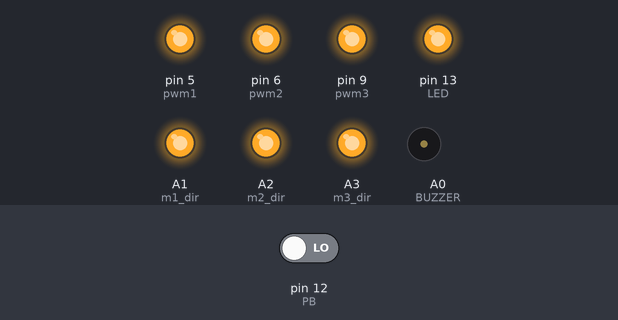
Bench run of a sketch on a simulated Arduino Uno, built with avr-gcc and run on an emulated ATmega328P. Parts: output pins drawn as LEDs (lit = HIGH), buzzer (waves = sounding, pin HIGH). Inputs (shaded band) come from the test bench; at power-on: pin 12 (PB) LOW. What the sketch prints to the serial monitor is not drawn.

Above: at 0.41 s.
At 3.02 s:
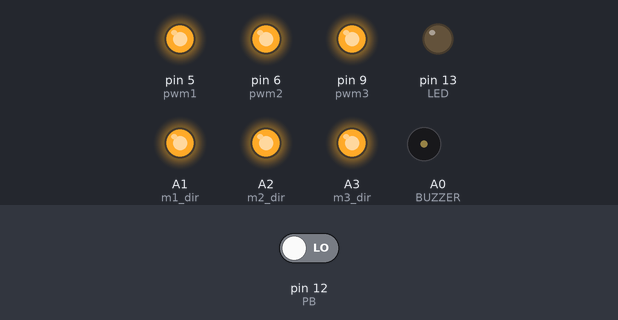
Timing chart, 0 to 3.3 s (numbered marks = the images above):
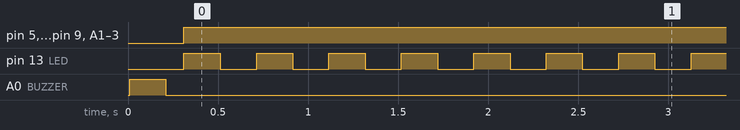

Measured:
- by itself, pin 5 (pwm1), pin 6 (pwm2), pin 9 (pwm3), A1 (m1_dir), A2 (m2_dir), A3 (m3_dir): LOW → HIGH at 0.31 s
- by itself, pin 13 (LED): alternates HIGH for 0.20 s and LOW for 0.20 s

The sketch:

lab5_template.ino
```cpp
//Mapping IO
const byte PB = 12;
const byte BUZZER = A0;
const byte LED = 13;
const byte pwm1 = 5;
const byte pwm2 = 6;
const byte pwm3 = 9;
const byte m1_dir = A1;
const byte m2_dir = A2;
const byte m3_dir = A3;
byte driver_arr[] = {m1_dir, pwm1, m2_dir, pwm2, m3_dir, pwm3};

//Global Variable
unsigned long ledTick = 0;

//FSM
enum {F1, STOP} State = F1;

void setup() {
  // put your setup code here, to run once:
  Serial.begin(115200);
  delay(10);
  pinMode(PB, INPUT);
  pinMode(BUZZER, OUTPUT);
  pinMode(LED, OUTPUT);
  for (byte i = 0; i < 6; i++)pinMode(driver_arr[i], OUTPUT);
  Serial.println("Press PB1 to Start!");
  beep();
  while (digitalRead(PB) == HIGH);
}

void loop() {
  // WRITE YOUR CODE HERE
  //========================================
  kiwi(1,255,1,255,1,255); //m1_dir,pwm1,m2_dir,pwm2,m3_dir,pwm3

  //========================================
  if (millis() > ledTick) {
    ledTick = millis() + 200;
    digitalWrite(LED, digitalRead(LED) ^ 1);
  }
}

void beep() {
  digitalWrite(BUZZER, HIGH);
  delay(200);
  digitalWrite(BUZZER, LOW);
  delay(100);
}

void kiwi(byte m1, byte speed1, byte m2, byte speed2, byte m3, byte speed3) {
  if (m1) {
    digitalWrite(m1_dir, HIGH);
  }
  else {
    digitalWrite(m1_dir, LOW);
  }
  analogWrite(pwm1, speed1);
  if (m2) {
    digitalWrite(m2_dir, HIGH);
  }
  else {
    digitalWrite(m2_dir, LOW);
  }
  analogWrite(pwm2, speed2);
  if (m3) {
    digitalWrite(m3_dir, HIGH);
  }
  else {
    digitalWrite(m3_dir, LOW);
  }
  analogWrite(pwm3, speed3);
}
```
